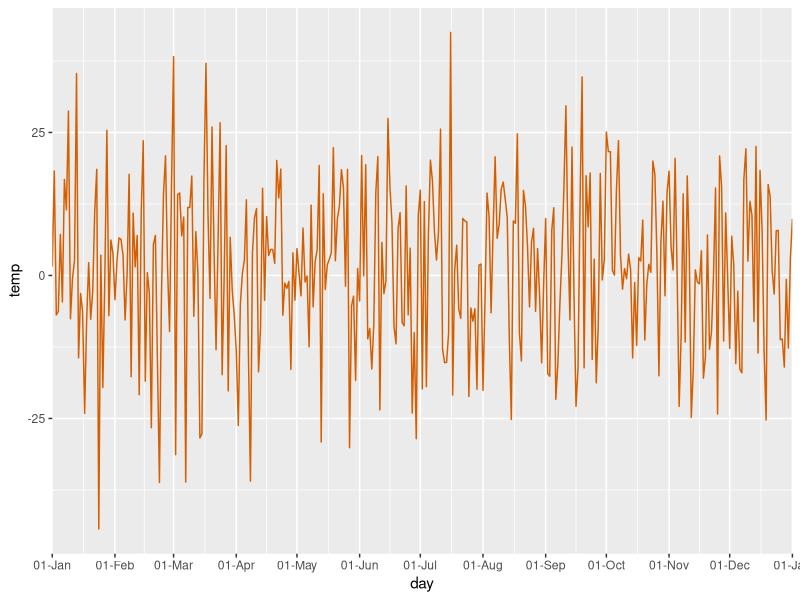

The R script that drew this image: (Note: this script raises an error after producing the figure.)
library(tidyverse)
library(lubridate)
tbl <- tibble(
  day = seq.Date(ymd("2016-01-01"), ymd("2017-01-01"), by = 1)
) %>%
  mutate(temp = rnorm(nrow(.), mean = 0, sd = 15))

ggplot(tbl) +
  geom_line(aes(x = day, y = temp), color="#D55E00") +
  scale_x_date(date_breaks = "1 month", date_labels = "%d-%b", expand = c(0,0))


ggplot() +
  geom_line(
    mapping = aes(    x=clim2016$timestep,
    y=clim2016$Mean_Temp),
                   color="#D55E00", fill="#0072B2")+ylim(-30,30)+
  (scale_x_datetime(labels = date_format("%d-%b"),
                    limits = c(as.POSIXct("2016-01-01"),
                               as.POSIXct("2016-12-31")),expand = c(0,0),
                    date_breaks="months"))


clim <- ggplot() +
  geom_line(
    aes(x=clim2016$timestep, y=clim2016$Mean_Temp),
    color="#D55E00",
    fill="#0072B2"
    ) +
  ylim(-30,30) +
  scale_x_datetime(
    labels = date_format("%d-%b"),
    limits = c(as.POSIXct("2016-01-01"), as.POSIXct("2016-12-31")),
    expand = c(0,0),
    date_breaks="months")
